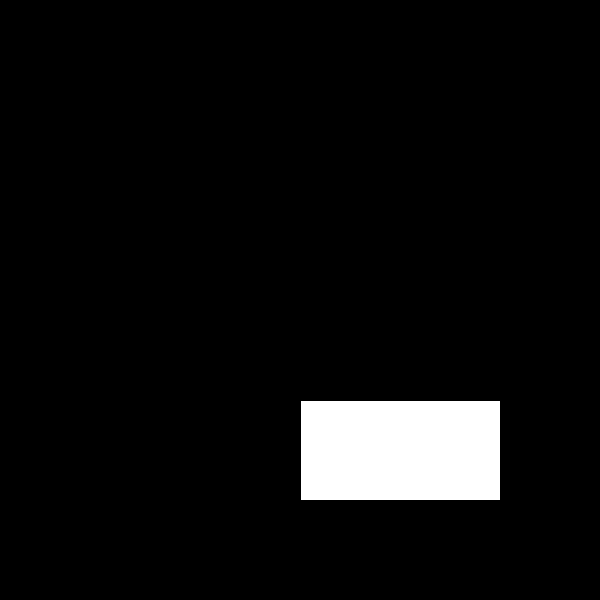
Frame 1 (no input)
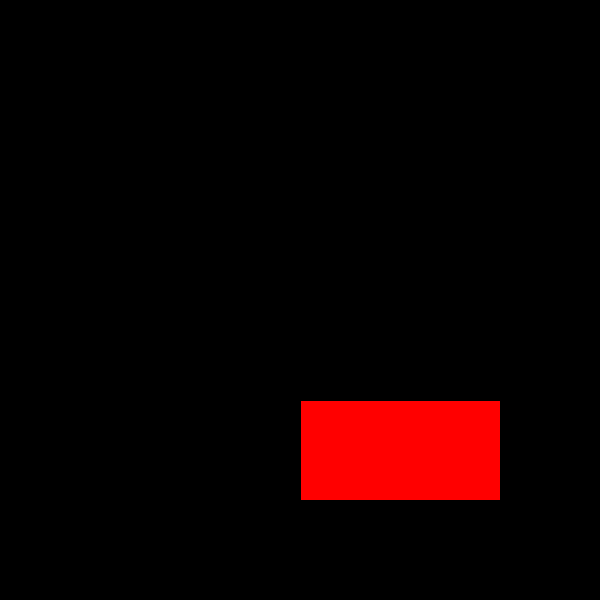
Frame 60 (the mouse pressed at the canvas centre just before this capture)
Frame 120 (the mouse held since frame 60 and released just before this capture): identical to frame 60, image omitted

The Processing sketch that drew these frames (run headless with seeded random() and noise(); from frame 60 on, the mouse is pressed at the canvas centre):

// Processing sketch: Booleans
// ── Booleans.pde
boolean pressed =false;

void setup() {
  size(600, 600);
}

void draw() {
  if (pressed==true) {
    background(255);
  } else {
    background(0);
  }
  rect(300, 400, 200, 100);

  if (mouseX>300 && mouseX < (300+200) && mouseY > 400 && mouseY <500) {
    fill(0, 255, 0);
  } else {
    fill(255, 0, 0);
  }
}
void mousePressed() {
  if (mouseX>300 && mouseX < (300+200) && mouseY > 400 && mouseY <500) {
    if (pressed == true) {
      pressed = false;
    } else {
      pressed =true;
    }
  }
}
